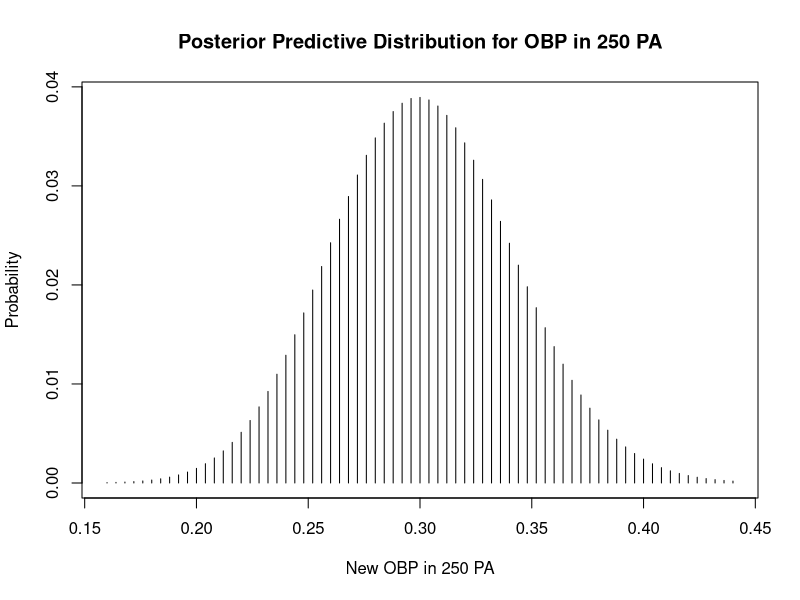
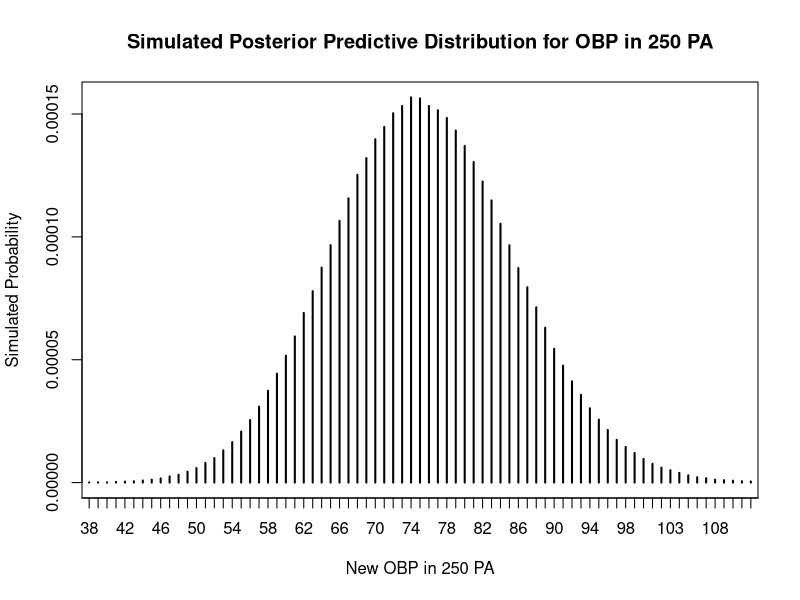

Write R code to recreate these figures, in order.
#Analytic Posterior Predictive

f = function(y) choose(250,y)*beta(76 + y, 426-y)/beta(76,176)

y <- 40:110
p <- rep(0, length(y))

for(i in 1:length(y)) p[i] = f(y[i])

plot(y/250,p, type = 'h', xlab = 'New OBP in 250 PA', ylab = "Probability", main = "Posterior Predictive Distribution for OBP in 250 PA")

#Simulated Posterior Predictive

theta <- rbeta(1000000, 76,176)
y <- rbinom(1000000, 250, theta)

plot(table(y)/(250*length(y)),xlim=c(40,110), xlab = 'New OBP in 250 PA', ylab = "Simulated Probability", main = "Simulated Posterior Predictive Distribution for OBP in 250 PA") 

